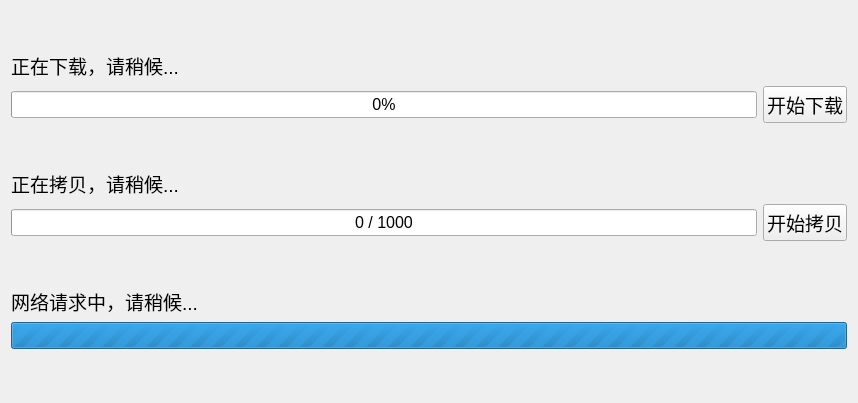
<?xml version="1.0" encoding="UTF-8"?>
<ui version="4.0">
 <class>Widget</class>
 <widget class="QWidget" name="Widget">
  <property name="geometry">
   <rect>
    <x>0</x>
    <y>0</y>
    <width>858</width>
    <height>403</height>
   </rect>
  </property>
  <property name="windowTitle">
   <string>Widget</string>
  </property>
  <layout class="QVBoxLayout" name="verticalLayout_4">
   <item>
    <layout class="QVBoxLayout" name="verticalLayout" stretch="0,0">
     <item>
      <widget class="QLabel" name="label">
       <property name="sizePolicy">
        <sizepolicy hsizetype="Preferred" vsizetype="Fixed">
         <horstretch>0</horstretch>
         <verstretch>0</verstretch>
        </sizepolicy>
       </property>
       <property name="font">
        <font>
         <pointsize>14</pointsize>
        </font>
       </property>
       <property name="text">
        <string>正在下载，请稍候...</string>
       </property>
      </widget>
     </item>
     <item>
      <layout class="QHBoxLayout" name="horizontalLayout">
       <item>
        <widget class="QProgressBar" name="downloadProgressBar">
         <property name="font">
          <font>
           <pointsize>12</pointsize>
          </font>
         </property>
         <property name="value">
          <number>0</number>
         </property>
        </widget>
       </item>
       <item>
        <widget class="QPushButton" name="downloadpushButton">
         <property name="font">
          <font>
           <pointsize>14</pointsize>
          </font>
         </property>
         <property name="text">
          <string>开始下载</string>
         </property>
        </widget>
       </item>
      </layout>
     </item>
    </layout>
   </item>
   <item>
    <layout class="QVBoxLayout" name="verticalLayout_2" stretch="0,0">
     <item>
      <widget class="QLabel" name="label_2">
       <property name="sizePolicy">
        <sizepolicy hsizetype="Preferred" vsizetype="Fixed">
         <horstretch>0</horstretch>
         <verstretch>0</verstretch>
        </sizepolicy>
       </property>
       <property name="font">
        <font>
         <pointsize>14</pointsize>
        </font>
       </property>
       <property name="text">
        <string>正在拷贝，请稍候...</string>
       </property>
      </widget>
     </item>
     <item>
      <layout class="QHBoxLayout" name="horizontalLayout_2">
       <item>
        <widget class="QProgressBar" name="copyprogressBar">
         <property name="font">
          <font>
           <pointsize>12</pointsize>
          </font>
         </property>
         <property name="maximum">
          <number>1000</number>
         </property>
         <property name="value">
          <number>0</number>
         </property>
         <property name="alignment">
          <set>Qt::AlignmentFlag::AlignCenter</set>
         </property>
         <property name="format">
          <string>%v / %m</string>
         </property>
        </widget>
       </item>
       <item>
        <widget class="QPushButton" name="copypushButton">
         <property name="font">
          <font>
           <pointsize>14</pointsize>
          </font>
         </property>
         <property name="text">
          <string>开始拷贝</string>
         </property>
        </widget>
       </item>
      </layout>
     </item>
    </layout>
   </item>
   <item>
    <layout class="QVBoxLayout" name="verticalLayout_3" stretch="0,0">
     <item>
      <widget class="QLabel" name="label_3">
       <property name="sizePolicy">
        <sizepolicy hsizetype="Preferred" vsizetype="Fixed">
         <horstretch>0</horstretch>
         <verstretch>0</verstretch>
        </sizepolicy>
       </property>
       <property name="font">
        <font>
         <pointsize>14</pointsize>
        </font>
       </property>
       <property name="text">
        <string>网络请求中，请稍候...</string>
       </property>
      </widget>
     </item>
     <item>
      <layout class="QHBoxLayout" name="horizontalLayout_3">
       <item>
        <widget class="QProgressBar" name="progressBar_3">
         <property name="font">
          <font>
           <pointsize>12</pointsize>
          </font>
         </property>
         <property name="styleSheet">
          <string notr="true"/>
         </property>
         <property name="maximum">
          <number>0</number>
         </property>
         <property name="value">
          <number>-1</number>
         </property>
        </widget>
       </item>
      </layout>
     </item>
    </layout>
   </item>
  </layout>
 </widget>
 <resources/>
 <connections/>
</ui>
